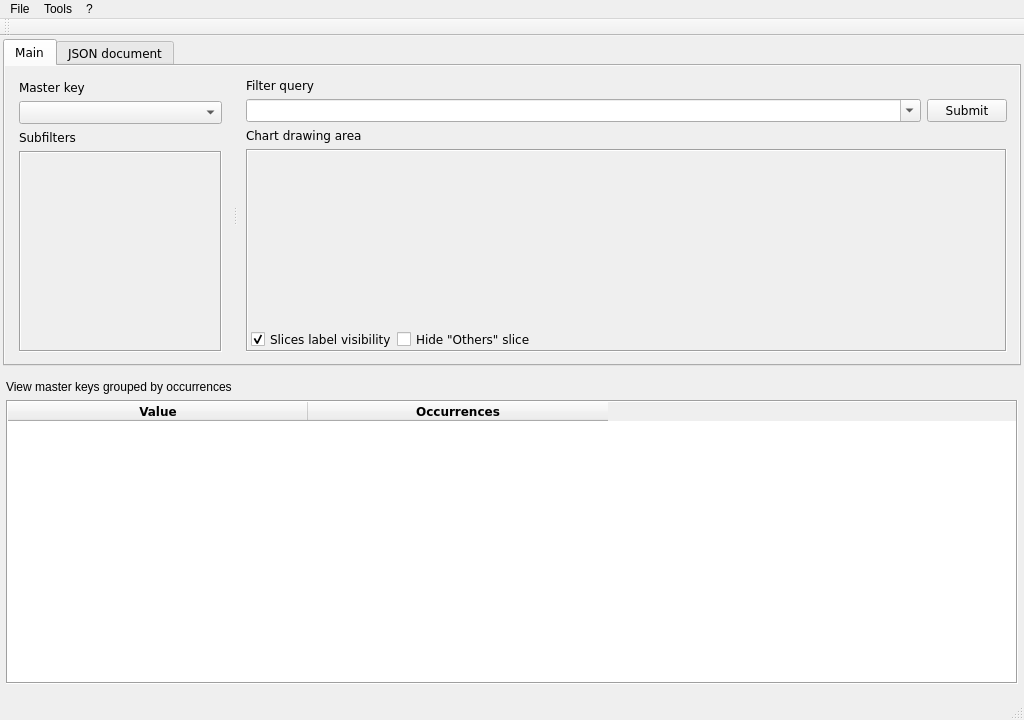
<?xml version="1.0" encoding="UTF-8"?>
<ui version="4.0">
 <class>MainWindow</class>
 <widget class="QMainWindow" name="MainWindow">
  <property name="enabled">
   <bool>true</bool>
  </property>
  <property name="geometry">
   <rect>
    <x>0</x>
    <y>0</y>
    <width>1024</width>
    <height>720</height>
   </rect>
  </property>
  <property name="sizePolicy">
   <sizepolicy hsizetype="Preferred" vsizetype="Expanding">
    <horstretch>0</horstretch>
    <verstretch>0</verstretch>
   </sizepolicy>
  </property>
  <property name="windowTitle">
   <string>SR - Statistics Ripper</string>
  </property>
  <widget class="QWidget" name="centralWidget">
   <property name="sizePolicy">
    <sizepolicy hsizetype="Expanding" vsizetype="Expanding">
     <horstretch>0</horstretch>
     <verstretch>0</verstretch>
    </sizepolicy>
   </property>
   <layout class="QVBoxLayout" name="verticalLayout_7">
    <property name="spacing">
     <number>3</number>
    </property>
    <property name="leftMargin">
     <number>3</number>
    </property>
    <property name="topMargin">
     <number>3</number>
    </property>
    <property name="rightMargin">
     <number>3</number>
    </property>
    <property name="bottomMargin">
     <number>3</number>
    </property>
    <item>
     <widget class="QTabWidget" name="tabWidget">
      <property name="sizePolicy">
       <sizepolicy hsizetype="Expanding" vsizetype="Expanding">
        <horstretch>0</horstretch>
        <verstretch>0</verstretch>
       </sizepolicy>
      </property>
      <property name="font">
       <font>
        <family>Verdana</family>
       </font>
      </property>
      <property name="autoFillBackground">
       <bool>false</bool>
      </property>
      <property name="currentIndex">
       <number>0</number>
      </property>
      <property name="documentMode">
       <bool>false</bool>
      </property>
      <widget class="QWidget" name="Main">
       <property name="sizePolicy">
        <sizepolicy hsizetype="Expanding" vsizetype="Expanding">
         <horstretch>0</horstretch>
         <verstretch>0</verstretch>
        </sizepolicy>
       </property>
       <property name="autoFillBackground">
        <bool>true</bool>
       </property>
       <property name="styleSheet">
        <string notr="true"/>
       </property>
       <attribute name="title">
        <string>Main</string>
       </attribute>
       <layout class="QVBoxLayout" name="verticalLayout_3">
        <property name="leftMargin">
         <number>3</number>
        </property>
        <property name="topMargin">
         <number>3</number>
        </property>
        <property name="rightMargin">
         <number>3</number>
        </property>
        <property name="bottomMargin">
         <number>3</number>
        </property>
        <item>
         <widget class="QSplitter" name="splitter">
          <property name="sizePolicy">
           <sizepolicy hsizetype="MinimumExpanding" vsizetype="Expanding">
            <horstretch>0</horstretch>
            <verstretch>0</verstretch>
           </sizepolicy>
          </property>
          <property name="orientation">
           <enum>Qt::Horizontal</enum>
          </property>
          <widget class="QWidget" name="leftPane" native="true">
           <property name="sizePolicy">
            <sizepolicy hsizetype="Preferred" vsizetype="Preferred">
             <horstretch>0</horstretch>
             <verstretch>0</verstretch>
            </sizepolicy>
           </property>
           <layout class="QVBoxLayout" name="verticalLayout_6">
            <property name="sizeConstraint">
             <enum>QLayout::SetNoConstraint</enum>
            </property>
            <property name="bottomMargin">
             <number>9</number>
            </property>
            <item>
             <widget class="QLabel" name="label_2">
              <property name="text">
               <string>Master key</string>
              </property>
             </widget>
            </item>
            <item>
             <widget class="QComboBox" name="comboBoxMasterKey"/>
            </item>
            <item>
             <widget class="QLabel" name="label_3">
              <property name="text">
               <string>Subfilters</string>
              </property>
             </widget>
            </item>
            <item>
             <widget class="QScrollArea" name="scrollArea">
              <property name="sizePolicy">
               <sizepolicy hsizetype="Preferred" vsizetype="Expanding">
                <horstretch>0</horstretch>
                <verstretch>0</verstretch>
               </sizepolicy>
              </property>
              <property name="minimumSize">
               <size>
                <width>0</width>
                <height>0</height>
               </size>
              </property>
              <property name="maximumSize">
               <size>
                <width>16777215</width>
                <height>16777215</height>
               </size>
              </property>
              <property name="toolTip">
               <string>&lt;html&gt;&lt;head/&gt;&lt;body&gt;&lt;p&gt;Select one filter to group by&lt;/p&gt;&lt;/body&gt;&lt;/html&gt;</string>
              </property>
              <property name="autoFillBackground">
               <bool>false</bool>
              </property>
              <property name="styleSheet">
               <string notr="true"/>
              </property>
              <property name="frameShape">
               <enum>QFrame::Box</enum>
              </property>
              <property name="widgetResizable">
               <bool>true</bool>
              </property>
              <widget class="QWidget" name="scrollAreaWidgetContents">
               <property name="geometry">
                <rect>
                 <x>0</x>
                 <y>0</y>
                 <width>182</width>
                 <height>203</height>
                </rect>
               </property>
               <property name="sizePolicy">
                <sizepolicy hsizetype="Preferred" vsizetype="Expanding">
                 <horstretch>0</horstretch>
                 <verstretch>0</verstretch>
                </sizepolicy>
               </property>
               <property name="mouseTracking">
                <bool>true</bool>
               </property>
               <property name="autoFillBackground">
                <bool>true</bool>
               </property>
               <property name="styleSheet">
                <string notr="true"/>
               </property>
               <layout class="QVBoxLayout" name="verticalLayoutScroll"/>
              </widget>
             </widget>
            </item>
           </layout>
          </widget>
          <widget class="QFrame" name="gridFrame">
           <layout class="QVBoxLayout" name="splitVerticalLayout" stretch="0,0,0,0">
            <property name="spacing">
             <number>6</number>
            </property>
            <property name="sizeConstraint">
             <enum>QLayout::SetNoConstraint</enum>
            </property>
            <property name="leftMargin">
             <number>9</number>
            </property>
            <property name="topMargin">
             <number>9</number>
            </property>
            <property name="rightMargin">
             <number>9</number>
            </property>
            <property name="bottomMargin">
             <number>9</number>
            </property>
            <item>
             <widget class="QLabel" name="labelFilter">
              <property name="text">
               <string>Filter query</string>
              </property>
             </widget>
            </item>
            <item>
             <widget class="QWidget" name="widgetSearch" native="true">
              <layout class="QHBoxLayout" name="horizontalLayout_2">
               <property name="leftMargin">
                <number>0</number>
               </property>
               <property name="topMargin">
                <number>0</number>
               </property>
               <property name="rightMargin">
                <number>0</number>
               </property>
               <property name="bottomMargin">
                <number>0</number>
               </property>
               <item>
                <layout class="QGridLayout" name="gridLayout"/>
               </item>
               <item>
                <widget class="QComboBox" name="comboBoxEditable">
                 <property name="editable">
                  <bool>true</bool>
                 </property>
                </widget>
               </item>
               <item>
                <widget class="QPushButton" name="Submit">
                 <property name="sizePolicy">
                  <sizepolicy hsizetype="Fixed" vsizetype="Fixed">
                   <horstretch>0</horstretch>
                   <verstretch>0</verstretch>
                  </sizepolicy>
                 </property>
                 <property name="text">
                  <string>Submit</string>
                 </property>
                </widget>
               </item>
              </layout>
             </widget>
            </item>
            <item>
             <widget class="QLabel" name="labelChart">
              <property name="toolTip">
               <string>&lt;html&gt;&lt;head/&gt;&lt;body&gt;&lt;p&gt;Double click on the desidered slice to show selected documents&lt;/p&gt;&lt;/body&gt;&lt;/html&gt;</string>
              </property>
              <property name="text">
               <string>Chart drawing area</string>
              </property>
             </widget>
            </item>
            <item>
             <widget class="QFrame" name="frame">
              <property name="enabled">
               <bool>true</bool>
              </property>
              <property name="sizePolicy">
               <sizepolicy hsizetype="Expanding" vsizetype="Expanding">
                <horstretch>0</horstretch>
                <verstretch>0</verstretch>
               </sizepolicy>
              </property>
              <property name="minimumSize">
               <size>
                <width>0</width>
                <height>0</height>
               </size>
              </property>
              <property name="styleSheet">
               <string notr="true"/>
              </property>
              <property name="frameShape">
               <enum>QFrame::Box</enum>
              </property>
              <property name="frameShadow">
               <enum>QFrame::Sunken</enum>
              </property>
              <layout class="QVBoxLayout" name="verticalLayout_4">
               <property name="spacing">
                <number>0</number>
               </property>
               <property name="sizeConstraint">
                <enum>QLayout::SetNoConstraint</enum>
               </property>
               <property name="leftMargin">
                <number>0</number>
               </property>
               <property name="topMargin">
                <number>0</number>
               </property>
               <property name="rightMargin">
                <number>0</number>
               </property>
               <property name="bottomMargin">
                <number>0</number>
               </property>
               <item>
                <widget class="QWidget" name="widgetDrawFrame" native="true">
                 <property name="sizePolicy">
                  <sizepolicy hsizetype="Expanding" vsizetype="Expanding">
                   <horstretch>0</horstretch>
                   <verstretch>0</verstretch>
                  </sizepolicy>
                 </property>
                 <property name="toolTip">
                  <string>&lt;html&gt;&lt;head/&gt;&lt;body&gt;&lt;p&gt;Double click on the desired slice to show selected documents&lt;/p&gt;&lt;/body&gt;&lt;/html&gt;</string>
                 </property>
                 <property name="whatsThis">
                  <string>&lt;html&gt;&lt;head/&gt;&lt;body&gt;&lt;p&gt;Double click on the desidered slice to show selected documents&lt;/p&gt;&lt;/body&gt;&lt;/html&gt;</string>
                 </property>
                 <layout class="QVBoxLayout" name="verticalLayoutDrawFrame">
                  <property name="spacing">
                   <number>0</number>
                  </property>
                  <property name="leftMargin">
                   <number>0</number>
                  </property>
                  <property name="topMargin">
                   <number>0</number>
                  </property>
                  <property name="rightMargin">
                   <number>0</number>
                  </property>
                  <property name="bottomMargin">
                   <number>0</number>
                  </property>
                 </layout>
                </widget>
               </item>
               <item>
                <widget class="QWidget" name="widgetOpt" native="true">
                 <property name="sizePolicy">
                  <sizepolicy hsizetype="Expanding" vsizetype="Fixed">
                   <horstretch>0</horstretch>
                   <verstretch>0</verstretch>
                  </sizepolicy>
                 </property>
                 <property name="autoFillBackground">
                  <bool>false</bool>
                 </property>
                 <layout class="QGridLayout" name="gridLayout_2">
                  <property name="sizeConstraint">
                   <enum>QLayout::SetMinimumSize</enum>
                  </property>
                  <property name="leftMargin">
                   <number>3</number>
                  </property>
                  <property name="topMargin">
                   <number>0</number>
                  </property>
                  <property name="rightMargin">
                   <number>0</number>
                  </property>
                  <property name="bottomMargin">
                   <number>0</number>
                  </property>
                  <property name="spacing">
                   <number>0</number>
                  </property>
                  <item row="0" column="1">
                   <widget class="QCheckBox" name="checkBoxHide">
                    <property name="sizePolicy">
                     <sizepolicy hsizetype="Minimum" vsizetype="Fixed">
                      <horstretch>0</horstretch>
                      <verstretch>0</verstretch>
                     </sizepolicy>
                    </property>
                    <property name="text">
                     <string>Hide &quot;Others&quot; slice</string>
                    </property>
                   </widget>
                  </item>
                  <item row="0" column="0">
                   <widget class="QCheckBox" name="checkBoxLabelsVisible">
                    <property name="enabled">
                     <bool>true</bool>
                    </property>
                    <property name="sizePolicy">
                     <sizepolicy hsizetype="Minimum" vsizetype="Fixed">
                      <horstretch>0</horstretch>
                      <verstretch>0</verstretch>
                     </sizepolicy>
                    </property>
                    <property name="text">
                     <string>Slices label visibility</string>
                    </property>
                    <property name="checked">
                     <bool>true</bool>
                    </property>
                   </widget>
                  </item>
                  <item row="0" column="2">
                   <spacer name="horizontalSpacer">
                    <property name="orientation">
                     <enum>Qt::Horizontal</enum>
                    </property>
                    <property name="sizeHint" stdset="0">
                     <size>
                      <width>40</width>
                      <height>20</height>
                     </size>
                    </property>
                   </spacer>
                  </item>
                 </layout>
                </widget>
               </item>
              </layout>
             </widget>
            </item>
           </layout>
          </widget>
         </widget>
        </item>
       </layout>
      </widget>
      <widget class="QWidget" name="Json">
       <property name="accessibleName">
        <string>jsonTab</string>
       </property>
       <property name="autoFillBackground">
        <bool>true</bool>
       </property>
       <attribute name="title">
        <string>JSON document</string>
       </attribute>
       <layout class="QVBoxLayout" name="verticalLayout_5">
        <item>
         <widget class="QPlainTextEdit" name="plainTextEdit">
          <property name="verticalScrollBarPolicy">
           <enum>Qt::ScrollBarAlwaysOn</enum>
          </property>
          <property name="sizeAdjustPolicy">
           <enum>QAbstractScrollArea::AdjustIgnored</enum>
          </property>
          <property name="lineWrapMode">
           <enum>QPlainTextEdit::WidgetWidth</enum>
          </property>
          <property name="textInteractionFlags">
           <set>Qt::TextSelectableByKeyboard|Qt::TextSelectableByMouse</set>
          </property>
          <property name="placeholderText">
           <string>json documents will be shown here</string>
          </property>
         </widget>
        </item>
       </layout>
      </widget>
     </widget>
    </item>
    <item>
     <widget class="QFrame" name="frameBottom">
      <property name="sizePolicy">
       <sizepolicy hsizetype="Expanding" vsizetype="Ignored">
        <horstretch>0</horstretch>
        <verstretch>0</verstretch>
       </sizepolicy>
      </property>
      <property name="frameShape">
       <enum>QFrame::NoFrame</enum>
      </property>
      <layout class="QVBoxLayout" name="verticalLayout_10">
       <property name="leftMargin">
        <number>3</number>
       </property>
       <property name="rightMargin">
        <number>3</number>
       </property>
       <item>
        <widget class="QLabel" name="labelTable">
         <property name="sizePolicy">
          <sizepolicy hsizetype="Expanding" vsizetype="Minimum">
           <horstretch>0</horstretch>
           <verstretch>0</verstretch>
          </sizepolicy>
         </property>
         <property name="text">
          <string>View master keys grouped by occurrences</string>
         </property>
        </widget>
       </item>
       <item>
        <widget class="QTableWidget" name="tableWidget">
         <property name="sizePolicy">
          <sizepolicy hsizetype="Expanding" vsizetype="Expanding">
           <horstretch>0</horstretch>
           <verstretch>0</verstretch>
          </sizepolicy>
         </property>
         <property name="font">
          <font>
           <family>Verdana</family>
          </font>
         </property>
         <property name="frameShape">
          <enum>QFrame::Box</enum>
         </property>
         <property name="editTriggers">
          <set>QAbstractItemView::NoEditTriggers</set>
         </property>
         <property name="selectionBehavior">
          <enum>QAbstractItemView::SelectRows</enum>
         </property>
         <property name="sortingEnabled">
          <bool>true</bool>
         </property>
         <property name="rowCount">
          <number>0</number>
         </property>
         <property name="columnCount">
          <number>2</number>
         </property>
         <attribute name="horizontalHeaderCascadingSectionResizes">
          <bool>true</bool>
         </attribute>
         <attribute name="horizontalHeaderDefaultSectionSize">
          <number>300</number>
         </attribute>
         <attribute name="horizontalHeaderMinimumSectionSize">
          <number>100</number>
         </attribute>
         <attribute name="horizontalHeaderStretchLastSection">
          <bool>false</bool>
         </attribute>
         <attribute name="verticalHeaderDefaultSectionSize">
          <number>30</number>
         </attribute>
         <attribute name="verticalHeaderShowSortIndicator" stdset="0">
          <bool>true</bool>
         </attribute>
         <attribute name="verticalHeaderStretchLastSection">
          <bool>false</bool>
         </attribute>
         <column>
          <property name="text">
           <string>Value</string>
          </property>
          <property name="font">
           <font>
            <family>Verdana</family>
            <weight>75</weight>
            <bold>true</bold>
           </font>
          </property>
         </column>
         <column>
          <property name="text">
           <string>Occurrences</string>
          </property>
          <property name="font">
           <font>
            <family>Verdana</family>
            <weight>75</weight>
            <bold>true</bold>
           </font>
          </property>
         </column>
        </widget>
       </item>
      </layout>
     </widget>
    </item>
   </layout>
  </widget>
  <widget class="QMenuBar" name="menuBar">
   <property name="geometry">
    <rect>
     <x>0</x>
     <y>0</y>
     <width>1024</width>
     <height>19</height>
    </rect>
   </property>
   <widget class="QMenu" name="menuFile">
    <property name="title">
     <string>File</string>
    </property>
    <addaction name="actionOpen"/>
    <addaction name="actionSave"/>
    <addaction name="actionSave_as"/>
    <addaction name="actionClose"/>
    <addaction name="separator"/>
    <addaction name="actionImport"/>
    <addaction name="actionExport"/>
   </widget>
   <widget class="QMenu" name="menuSettings">
    <property name="title">
     <string>Tools</string>
    </property>
    <addaction name="actionTools"/>
   </widget>
   <widget class="QMenu" name="menufoci">
    <property name="title">
     <string>?</string>
    </property>
   </widget>
   <addaction name="menuFile"/>
   <addaction name="menuSettings"/>
   <addaction name="menufoci"/>
  </widget>
  <widget class="QToolBar" name="mainToolBar">
   <attribute name="toolBarArea">
    <enum>TopToolBarArea</enum>
   </attribute>
   <attribute name="toolBarBreak">
    <bool>false</bool>
   </attribute>
  </widget>
  <widget class="QStatusBar" name="statusBar">
   <property name="enabled">
    <bool>true</bool>
   </property>
  </widget>
  <action name="actionImport">
   <property name="text">
    <string>Import...</string>
   </property>
  </action>
  <action name="actionSave">
   <property name="text">
    <string>Save...</string>
   </property>
  </action>
  <action name="actionSave_as">
   <property name="text">
    <string>Save as...</string>
   </property>
  </action>
  <action name="actionExport">
   <property name="text">
    <string>Export...</string>
   </property>
  </action>
  <action name="actionClose">
   <property name="text">
    <string>Close</string>
   </property>
  </action>
  <action name="actionOpen">
   <property name="text">
    <string>Open...</string>
   </property>
  </action>
  <action name="actionTools">
   <property name="text">
    <string>Configuration...</string>
   </property>
  </action>
 </widget>
 <layoutdefault spacing="6" margin="11"/>
 <resources/>
 <connections/>
</ui>
